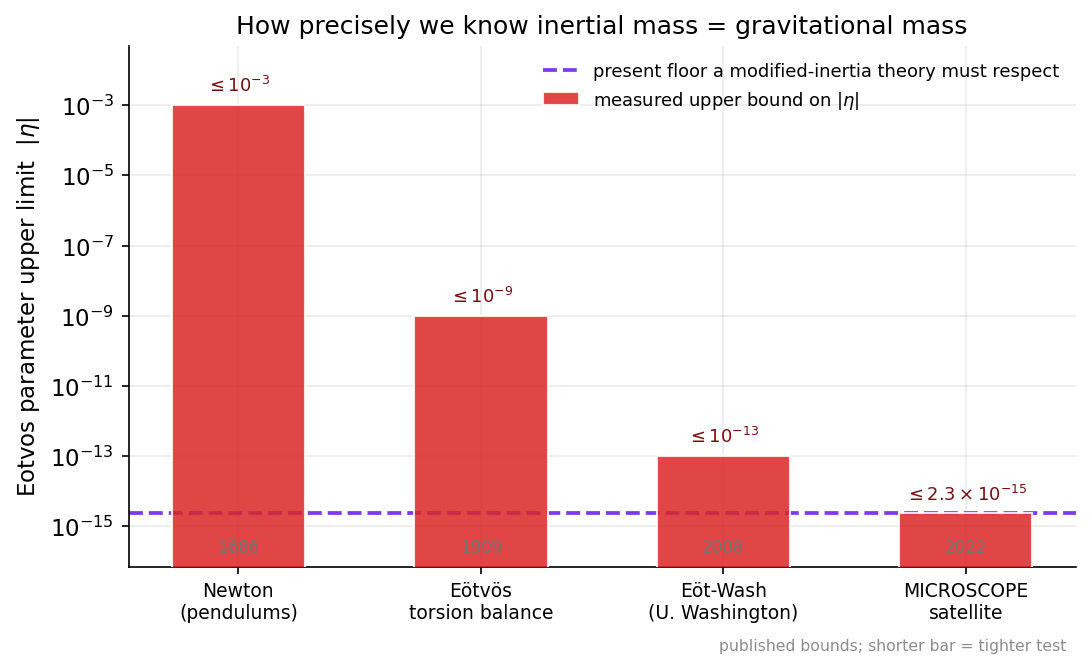

Python code for this plot:
import numpy as np, matplotlib
matplotlib.use("Agg")
import matplotlib.pyplot as plt
plt.rcParams.update({"figure.dpi":150,"savefig.dpi":150,"font.size":11,
    "axes.grid":True,"grid.alpha":0.25,"axes.spines.top":False,"axes.spines.right":False,
    "axes.titlesize":12,"figure.facecolor":"white","axes.facecolor":"white"})
C_FW="#7c3aed"; C_NEWTON="#64748b"; C_MOND="#0891b2"; C_DATA="#dc2626"

# Published ladder of equivalence-principle (Eotvos-parameter) upper limits.
exps = [
    ("Newton\n(pendulums)",          1686, 1e-3),
    (u"Eötvös\ntorsion balance",     1909, 1e-9),
    (u"Eöt-Wash\n(U. Washington)",   2008, 1e-13),
    ("MICROSCOPE\nsatellite",        2022, 2.3e-15),
]
labels = [e[0] for e in exps]
years  = np.array([e[1] for e in exps])
bounds = np.array([e[2] for e in exps])
x = np.arange(len(exps))

fig, ax = plt.subplots(figsize=(7.4,4.6))
ax.set_yscale("log")
ax.bar(x, bounds, width=0.55, color=C_DATA, alpha=0.85, zorder=3,
       edgecolor="white", label=r"measured upper bound on $|\eta|$")
blabels = [r"$\leq 10^{-3}$", r"$\leq 10^{-9}$", r"$\leq 10^{-13}$", r"$\leq 2.3\times10^{-15}$"]
for xi, b, yr, bl in zip(x, bounds, years, blabels):
    ax.text(xi, b*1.9, bl, ha="center", va="bottom", fontsize=8.6, color="#7a0e0e")
    ax.text(xi, 1.4e-16, str(yr), ha="center", va="bottom", fontsize=8, color="0.45")
ax.axhline(2.3e-15, color=C_FW, ls="--", lw=1.8, zorder=2,
           label="present floor a modified-inertia theory must respect")
ax.set_xticks(x); ax.set_xticklabels(labels, fontsize=9)
ax.set_ylim(7e-17, 5e-2)
ax.set_ylabel(r"Eotvos parameter upper limit  $|\eta|$")
ax.set_title("How precisely we know inertial mass = gravitational mass")
ax.legend(frameon=False, loc="upper right", fontsize=8.6)
ax.text(0.99,-0.16,"published bounds; shorter bar = tighter test",
        transform=ax.transAxes, fontsize=7.5, color="0.55", ha="right")
fig.tight_layout(); fig.savefig("ch13_eotvos_ladder.png", bbox_inches="tight"); print("ok")
